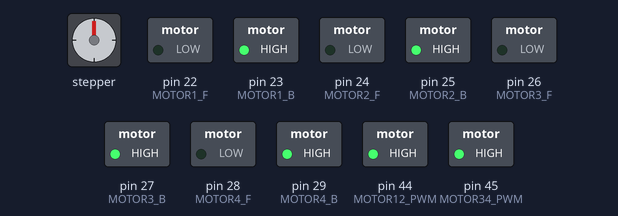
Bench run of a sketch on a simulated Arduino Mega 2560, built with avr-gcc and run on an emulated ATmega2560. On the bench: stepper motor, switched loads named in the sketch (green lamp = pin HIGH). Wiring (inferred from the names in the program): stepper motor driver (200 steps per turn assumed): step pin 2; direction pin 5; enable pin 8. Pins used as bus, display or sensor lines are not drawn.

Above: at 2.05 s.
At 6.15 s:
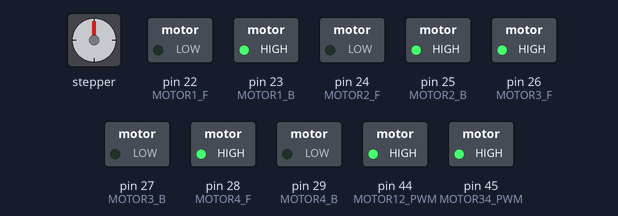
At 9.25 s:
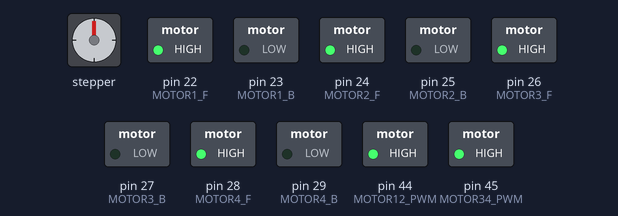
At 12.8 s:
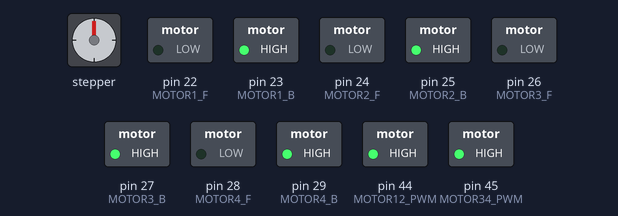
At 14.6 s:
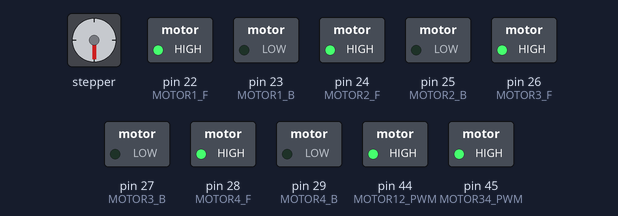
At 16.45 s:
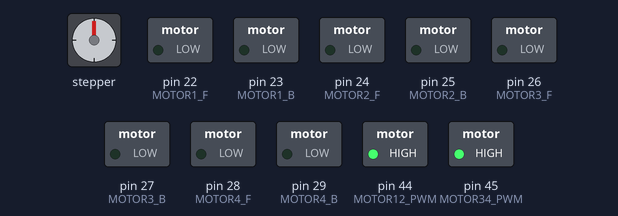
Timing chart, 0 to 18.7 s (numbered marks = the images above):
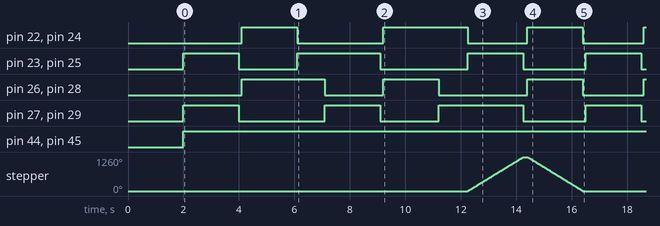

Measured:
- by itself, pin 22 (MOTOR1_F), pin 24 (MOTOR2_F): repeats every 14.5 s: LOW 3.1 s, HIGH 3.1 s, 2 × (LOW 2.2 s, HIGH 2.0 s)
- by itself, pin 23 (MOTOR1_B), pin 25 (MOTOR2_B): repeats every 14.5 s: LOW 2.1 s, HIGH 3.0 s, LOW 3.2 s, HIGH 2.0 s, LOW 2.3 s, HIGH 2.0 s
- by itself, pin 26 (MOTOR3_F), pin 28 (MOTOR4_F): repeats every 14.5 s: LOW 2.1 s, HIGH 2.0 s, LOW 3.2 s, HIGH 2.0 s, LOW 2.2 s, HIGH 3.0 s
- by itself, pin 27 (MOTOR3_B), pin 29 (MOTOR4_B): repeats every 14.5 s: LOW 3.1 s, HIGH 2.0 s, LOW 2.1 s, HIGH 3.1 s, LOW 2.3 s, HIGH 2.0 s
- by itself, pin 44 (MOTOR12_PWM), pin 45 (MOTOR34_PWM): LOW → HIGH at 2.0 s
- by itself, stepper: turns 1260° clockwise in 2.0 s, then 1260° counter-clockwise in 2.0 s, then 1260° clockwise in 2.0 s, then 1260° counter-clockwise in 2.0 s

The sketch:

Push_test.ino
```cpp
#define MOTOR1_F 22
#define MOTOR1_B 23

#define MOTOR2_F 24
#define MOTOR2_B 25

#define MOTOR3_F 26
#define MOTOR3_B 27

#define MOTOR4_F 28
#define MOTOR4_B 29

#define MOTOR12_PWM 44
#define MOTOR34_PWM 45

#define EN        8       //步进电机使能端，低电平有效

#define X_DIR     5       //X轴 步进电机方向控制

#define Y_DIR     6       //y轴 步进电机方向控制

#define X_STP     2       //x轴 步进控制

#define Y_STP     3       //y轴 步进控制

#define PAUSE 1400
/*

  //函数：step    功能：控制步进电机方向，步数。

  //参数：dir 方向控制, dirPin对应步进电机的DIR引脚，stepperPin 对应步进电机的step引脚， steps 步进的步数

  //无返回值

*/
void step(boolean dir, int steps)
{
  byte dirPin = X_DIR;
  byte stepperPin = X_STP;
  digitalWrite(dirPin, dir);

  delay(50);

  for (int i = 0; i < steps; i++) {

    digitalWrite(stepperPin, HIGH);

    delayMicroseconds(PAUSE);

    digitalWrite(stepperPin, LOW);

    delayMicroseconds(PAUSE);

  }

}

void step_running(boolean dir, int steps, int run_dir, int run_speed)
{
  byte dirPin = X_DIR;
  byte stepperPin = X_STP;
  digitalWrite(dirPin, dir);

  delay(50);

  for (int i = 0; i < steps; i++)
  {
    Operate_motor12(run_dir, run_speed );
    Operate_motor34(run_dir, run_speed);

    digitalWrite(stepperPin, HIGH);

    delayMicroseconds(PAUSE);

    digitalWrite(stepperPin, LOW);

    delayMicroseconds(PAUSE);

  }

}

void setup()
{
  for (int i = MOTOR1_F; i <= MOTOR4_B; i++)
  {
    pinMode(i, OUTPUT);
  }
  pinMode(MOTOR12_PWM, OUTPUT);
  pinMode(MOTOR34_PWM, OUTPUT);

  pinMode(X_DIR, OUTPUT); pinMode(X_STP, OUTPUT);

  pinMode(EN, OUTPUT);

  digitalWrite(EN, LOW);

  delay(2000);
}

void loop()
{
  Operate_motor12(1, 255);
  Operate_motor34(1, 255);
  delay(2000);
  shut_down();
  delay(100);
  Operate_motor12(0, 255);
  Operate_motor34(0, 255);
  delay(2000);
  turn(1, 255);
  delay(1000);
  Operate_motor12(1, 255);
  Operate_motor34(1, 255);
  delay(2000);
  shut_down();
  delay(100);
  Operate_motor12(0, 255);
  Operate_motor34(0, 255);
  delay(2000);
  turn(0, 255);
  delay(1000);

  step_running(true,700,1,255);
  shut_down();
  delay(100);
  step_running(false,700,0,255);
  shut_down();
  delay(100);
}

void Operate_motor12(int state, int s)
{
  if (s >= 255) s = 255;
  else if (s <= 0) s = 0;
  if (state == 1)
  {
    digitalWrite(MOTOR1_F, LOW);
    digitalWrite(MOTOR1_B, HIGH);
    digitalWrite(MOTOR2_F, LOW);
    digitalWrite(MOTOR2_B, HIGH);

    analogWrite(MOTOR12_PWM, s);
  }
  else if (state == 0)
  {
    digitalWrite(MOTOR1_F, HIGH);
    digitalWrite(MOTOR1_B, LOW);
    digitalWrite(MOTOR2_F, HIGH);
    digitalWrite(MOTOR2_B, LOW);

    analogWrite(MOTOR12_PWM, s);
  }
  else
  {
    digitalWrite(MOTOR1_F, LOW);
    digitalWrite(MOTOR1_B, LOW);
    digitalWrite(MOTOR2_F, LOW);
    digitalWrite(MOTOR2_B, LOW);
  }
}

void Operate_motor34(int state, int s)
{
  if (s >= 255) s = 255;
  else if (s <= 0) s = 0;
  if (state == 1)
  {
    digitalWrite(MOTOR3_F, LOW);
    digitalWrite(MOTOR3_B, HIGH);
    digitalWrite(MOTOR4_F, LOW);
    digitalWrite(MOTOR4_B, HIGH);

    analogWrite(MOTOR34_PWM, s);
  }
  else if (state == 0)
  {
    digitalWrite(MOTOR3_F, HIGH);
    digitalWrite(MOTOR3_B, LOW);
    digitalWrite(MOTOR4_F, HIGH);
    digitalWrite(MOTOR4_B, LOW);

    analogWrite(MOTOR34_PWM, s);
  }
  else
  {
    digitalWrite(MOTOR3_F, LOW);
    digitalWrite(MOTOR3_B, LOW);
    digitalWrite(MOTOR4_F, LOW);
    digitalWrite(MOTOR4_B, LOW);
  }
}

void turn(int state, int s) //1 顺时针 0 逆时针
{
  if (state == 1 )
  {
    digitalWrite(MOTOR1_F, LOW);
    digitalWrite(MOTOR1_B, HIGH);
    digitalWrite(MOTOR2_F, LOW);
    digitalWrite(MOTOR2_B, HIGH);
    digitalWrite(MOTOR3_F, HIGH);
    digitalWrite(MOTOR3_B, LOW);
    digitalWrite(MOTOR4_F, HIGH);
    digitalWrite(MOTOR4_B, LOW);

    analogWrite(MOTOR34_PWM, s);
    analogWrite(MOTOR12_PWM, s);
  }
  else if (state == 0)
  {
    digitalWrite(MOTOR1_F, HIGH);
    digitalWrite(MOTOR1_B, LOW);
    digitalWrite(MOTOR2_F, HIGH);
    digitalWrite(MOTOR2_B, LOW);
    digitalWrite(MOTOR3_F, LOW);
    digitalWrite(MOTOR3_B, HIGH);
    digitalWrite(MOTOR4_F, LOW);
    digitalWrite(MOTOR4_B, HIGH);

    analogWrite(MOTOR34_PWM, s);
    analogWrite(MOTOR12_PWM, s);
  }
  else
  {
    digitalWrite(MOTOR3_F, LOW);
    digitalWrite(MOTOR3_B, LOW);
    digitalWrite(MOTOR4_F, LOW);
    digitalWrite(MOTOR4_B, LOW);
    digitalWrite(MOTOR1_F, LOW);
    digitalWrite(MOTOR1_B, LOW);
    digitalWrite(MOTOR2_F, LOW);
    digitalWrite(MOTOR2_B, LOW);
  }
}

void shut_down()
{
  digitalWrite(MOTOR3_F, LOW);
  digitalWrite(MOTOR3_B, LOW);
  digitalWrite(MOTOR4_F, LOW);
  digitalWrite(MOTOR4_B, LOW);
  digitalWrite(MOTOR1_F, LOW);
  digitalWrite(MOTOR1_B, LOW);
  digitalWrite(MOTOR2_F, LOW);
  digitalWrite(MOTOR2_B, LOW);
}
```
